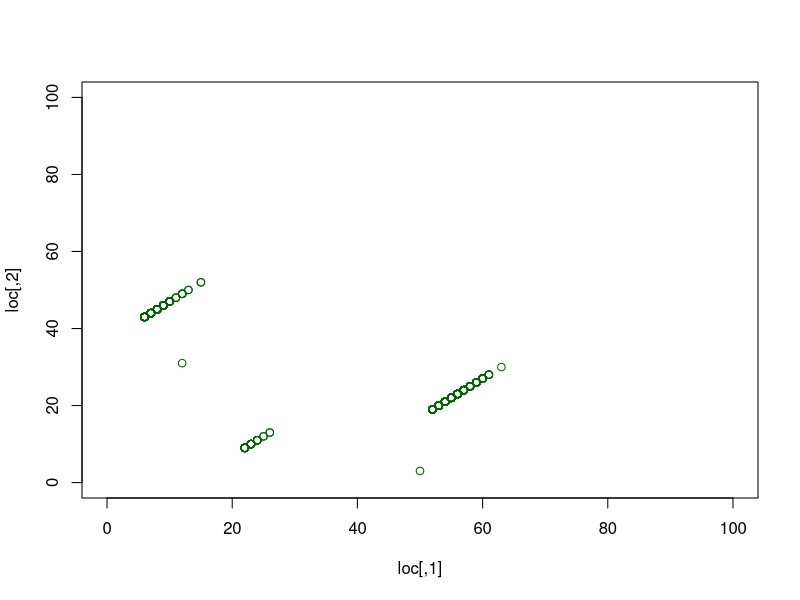

Here is the R script that generated this plot: (Note: a time limit stopped this script after it produced the figure.)

#random infected in matrix
MAT <- matrix(0, 10, 10)

n <- 3

row1 <- sample(1:10, n, repl=T)
col1 <- sample(1:10, n, repl=T)

for(i in 1:n){
		MAT[row1[i],col1[i]] <- MAT[row1[i],col1[i]] + 1
	}

MAT

#my version infected in matrix
x <- rep(0, 100)

n <- 3

infect <- sample(1:100, n, repl=T)

for(i in 1:n){
		x[infect[i]] <- x[infect[i]] + 1
	}
x

#my code with one loop
set.seed(103)
gen <- 3    #generations
n <- 5    #first infected
infect <- 12 #reproduction rate of disease
lam <- 0.8
loc <- matrix(round(runif(2*n, min=0, max=100),0), nrow=n, ncol=2)

for(i in 1:gen){
		ycoord <- loc[i, 2]
		xcoord <- loc[i, 1]
		spread <- rexp(infect*n, lam)
		newinfect <- cbind(xcoord + round(spread, 0), 
                                     ycoord + round(spread, 0))
		loc <- rbind(loc, newinfect)
		n <- length(loc[,1])
	}

plot(loc, xlim=c(0, 100), ylim=c(0, 100), col="darkgreen")


#two loop way
loc <- matrix(round(runif(2*n, min=0, max=10),0), nrow=n, ncol=2)
for(i in 1:gen){
	for(j in 1:n){
			ycoord <- loc[j, 1]
			xcoord <- loc[j, 2]
			spread <- rexp(infect, lam)
			newinfect <- cbind(xcoord + round(spread, 0), 
                                     ycoord + round(spread, 0))
			loc <- rbind(loc, newinfect)
		}
		n <- length(loc[,1])
	}
plot(loc, xlim=c(0, 10), ylim=c(0, 10), col="darkgreen")



  coord <- matrix(round(runif(n=2*5, min=0, max=100),2),nrow=5, ncol=2) 
 

#rounded spread of disease
disperse2 <- function(nstart, nnew, ngen, exppar){
  coord <- matrix(round(runif(n=2*nstart, min=0, max=100),0),
             nrow=nstart, ncol=2)  
  ntot <- nstart
  for(i in 1:ngen){
      for(j in 1:ntot){
        tempx <- coord[i,1]
        tempy <- coord[i,2]
        newdir <- runif(n=nnew, min=-pi, max=pi)
        newdist <- rexp(n=nnew, rate=exppar)
        newx <- tempx + round(newdist * sin(newdir),0)
        newy <- tempy + round(newdist * cos(newdir),0)
        newcoord <- cbind(newx,newy)
        coord <- rbind(coord,newcoord)
      }
   ntot <- length(coord[,1])
   }
coord
}

tmat <- disperse2(nstart=6, nnew=2.5, ngen=3, exppar=0.5)
plot(tmat, xlim=c(0,100), ylim=c(0,100), xlab="East-West",
     ylab="North-South", col="Red")



#test version with one loop
set.seed(1)
nstart <- 5
nnew <- 12
ngen <- 3
exppar <- 0.8

 coord <- matrix(round(runif(n=2*nstart, min=0, max=100),0),
             nrow=nstart, ncol=2)  
  ntot <- nstart
  for(i in 1:ngen){
     
        tempx <- coord[i,1]
        tempy <- coord[i,2]
        newdir <- runif(n=nnew*ntot, min=-pi, max=pi)
        newdist <- rexp(n=nnew*ntot, rate=exppar)
        newx <- tempx + round(newdist * sin(newdir),0)
        newy <- tempy + round(newdist * cos(newdir),0)
        newcoord <- cbind(newx,newy)
        coord <- rbind(coord,newcoord)
      
   ntot <- length(coord[,1])
   
coord
}

#test lab
set.seed(103)
gen <- 3    #generations
n <- 4    #first infected
infect <- 2 #reproduction rate of disease
lam <- 0.1
loc <- matrix(round(runif(2*n, min=0, max=100),0), nrow=n, ncol=2)

ngrow <- n
for(i in 1:gen){
	for(j in 1:ngrow){
		ycoord <- loc[j, 2]
		xcoord <- loc[j, 1]
		spreadx <- rexp(n, lam)
		spready <- rexp(n, lam)
		newinfectx <- xcoord + round(spreadx, 0)
		newinfecty <- ycoord + round(spready, 0)
		newcoord <- cbind(newinfectx, newinfecty)
		loc <- rbind(loc, newcoord)
		}
		ngrow <- length(loc[,1])
	}

plot(loc, xlim=c(0, 100), ylim=c(0, 100), col="darkgreen")
points(loc[1:n,], col="red")


#test lab2
gen <- 5    #generations
n <- 5    #first infected
infect <- 12 #reproduction rate of disease
lam <- 0.15
loc <- matrix(round(runif(2*n, min=0, max=100),0), nrow=n, ncol=2)

ngrow <- n
for(i in 1:gen){
		
		ycoord <- loc[i*1:n, 2]
		xcoord <- loc[i*1:n, 1]
		direction <- runif(infect*ngrow, -pi, pi)
	      spreaddistance <- rexp(infect*ngrow, lam)
		newinfectx <- xcoord + spreaddistance*sin(direction)
		newinfecty <- ycoord + spreaddistance*cos(direction)
		newcoord <- cbind(newinfectx, newinfecty)
		loc <- rbind(loc, newcoord)
		
	ngrow <- length(loc[,1])
	}

plot(loc, xlim=c(0, 100), ylim=c(0, 100), col="darkgreen", pch = ".")
points(loc[1:n,1], loc[1:n,2], col="red")


#test lab 3
gen <- 5    #generations
n <- 10    #first infected
infect <- 10 #reproduction rate of disease
lam <- 0.1
loc <- matrix(round(runif(2*n, min=0, max=100),0), nrow=n, ncol=2)

ngrow <- n
for(i in 1:gen){
		ycoord <- loc[i*1:n, 2]
		xcoord <- loc[i*1:n, 1]
	      spreadx <- rexp(infect*ngrow, lam)
		spready <- rexp(infect*ngrow, lam)
		newinfectx <- xcoord + spreadx
		newinfecty <- ycoord + spready
		newcoord <- cbind(newinfectx, newinfecty)
		loc <- rbind(loc, newcoord)
		
	ngrow <- length(loc[,1])
	}

plot(loc, xlim=c(0, 100), ylim=c(0, 100), col="darkgreen")
points(loc[1:n,], col="red")



########################
#Time Based#
########################

lam <- 2
mu <- 3
dlt <- 0
m <- 5000
x <- numeric(m)
t <- numeric(m)
x[1] <- 5
for(i in 2:m){
		if(x[i-1]==0) {tau <- dlt
				   x[i] <- 1}
		if(x[i-1]>=1) {tau <- dlt + x[i-1]*(lam + mu)
				   pr <- c(x[i-1]*mu, dlt + x[i-1]*lam)/tau
				   x[i] <- x[i-1] + sample(c(-1, 1), 1, prob=pr)}
		t[i-1] <- rexp(1, tau)
	}
plot(c(0, cumsum(t)[1:100]), c(x[1], x[1:100]), type="S")
mx <- max(x)
t.avg <- numeric(mx+1)
n <- 1:(mx+1)
for(j in n){
		t.avg[j] <- sum(t[x==(j-1)])/sum(t)
	}
round(t.avg[1:21], 3)
L.sim <- sum((0:mx)*t.avg)
L.sim
mx
sum(t)



##TIME TO INFECT 100 PEOPLE

sample(c(-1, 0), 1, pr=c(0.7, 0.3)) #change of death
set.seed(12)
m <- 8
infectcount.eb <- c()
t.eb <- numeric(m)
infectcount.eb[1] <- 5
infect.eb <- 3
deathcount.eb <- numeric(m)

for(i in 2:m){
		incu <- sample(2:21, 1)
		deathtime <- sample(6:16, 1)
		deaths <- sum(sample(c(1, 0), infectcount.eb[i-1], pr=c(0.7, 0.3), repl=T))
		deathcount.eb[i] <- deaths
		infectcount.eb[i] <- infectcount.eb[i-1]*infect.eb - deaths
		t.eb[i] <- incu + deathtime
	}
infectcount.eb
deathcount.eb


#MEASLES
infectcount.me <- c()
t.me <- numeric(m)
infectcount.me[1] <- 5
infect.me <- 12
deathcount.me <- numeric(m)

for(i in 2:m){
		incu.me <- sample(10:12, 1) #incubation
		deathtime.me <- sample(4:7, 1) #someone dies 70% chance 
						     #this happens
		deaths.me <- sum(sample(c(1, 0), infectcount.me[i-1], pr=c(0.1, 0.9), repl=T))
		deathcount.me[i] <- deaths.me
		infectcount.me[i] <- infectcount.me[i-1]*infect.me - deaths.me
		t.me[i] <- incu.me + deathtime.me
	}
infectcount.me
deathcount.me
plot(cumsum(t.me), infectcount.me, type="S")


##SPATIAL ANALYSIS
set.seed(110)
gen <- 5    #generations
n <- 5    #first infected
infect <- 12 #reproduction rate of disease
lam <- 0.15
loc <- matrix(round(runif(2*n, min=0, max=100),0), nrow=n, ncol=2)
par(mfrow=c(2, 2))

ngrow <- n
for(i in 1:gen){
		
		ycoord <- loc[i*1:n, 2]
		xcoord <- loc[i*1:n, 1]
		direction <- runif(infect*ngrow, -pi, pi)
	      spreaddistance <- rexp(infect*ngrow, lam)
		newinfectx <- xcoord + spreaddistance*cos(direction)
		newinfecty <- ycoord + spreaddistance*sin(direction)
		newcoord <- cbind(newinfectx, newinfecty)
		loc <- rbind(loc, newcoord)
	if(i > 1){plot(loc, xlim=c(0, 100), ylim=c(0, 100), xlab="East/West Spread", 
			   ylab="North/South Spread", col="forestgreen", pch=".")
		    points(loc[1:n,1], loc[1:n,2], col="darkred", pch=16)}
		
	ngrow <- length(loc[,1])
	}

plot(loc, xlim=c(0, 100), ylim=c(0, 100), col="darkgreen", pch = "'")
points(loc[1:n,1], loc[1:n,2], col="red")


#EBOLA
lam <- 3/2
mu <- 5/7
m <- 5000
x <- numeric(m)
t <- numeric(m)
x[1] <- 5
for(i in 2:m){
		tau <- x[i-1]*(lam + mu)
		pr <- c(x[i-1]*mu, dlt + x[i-1]*lam)/tau
		x[i] <- x[i-1] + sample(c(-1, 1), 1, prob=pr)
		t[i-1] <- rexp(1, tau)
	}
plot(c(0, cumsum(t)[1:100]), c(x[1], x[1:100]), xlab="Elapsed time",
	ylab="Infection Size", type="S")
mx <- max(x)
t.avg <- numeric(mx+1)
n <- 1:(mx+1)
for(j in n){
		t.avg[j] <- sum(t[x==(j-1)])/sum(t)
	}
L.sim <- sum((0:mx)*t.avg)
L.sim
mx
sum(t)

#MEASLES TIME BASED
lam <- 12/4
mu <- 10
dlt <- 10
m <- 5000
x <- numeric(m)
t <- numeric(m)
x[1] <- 5
for(i in 2:m){
		if(x[i-1]==0) {tau <- dlt
				   x[i] <- 1}
		if(x[i-1]>=1) {tau <- dlt + x[i-1]*(lam + mu)
				   pr <- c(x[i-1]*mu, dlt + x[i-1]*lam)/tau
				   x[i] <- x[i-1] + sample(c(-1, 1), 1, prob=pr)}
		t[i-1] <- rexp(1, tau)
	}
plot(c(0, cumsum(t)[1:100]), c(x[1], x[1:100]), xlab="Elapsed time",
	ylab="Infection Size", type="S")
mx <- max(x)
t.avg <- numeric(mx+1)
n <- 1:(mx+1)
for(j in n){
		t.avg[j] <- sum(t[x==(j-1)])/sum(t)
	}
L.sim <- sum((0:mx)*t.avg)
L.sim
mx
sum(t)



	
		
